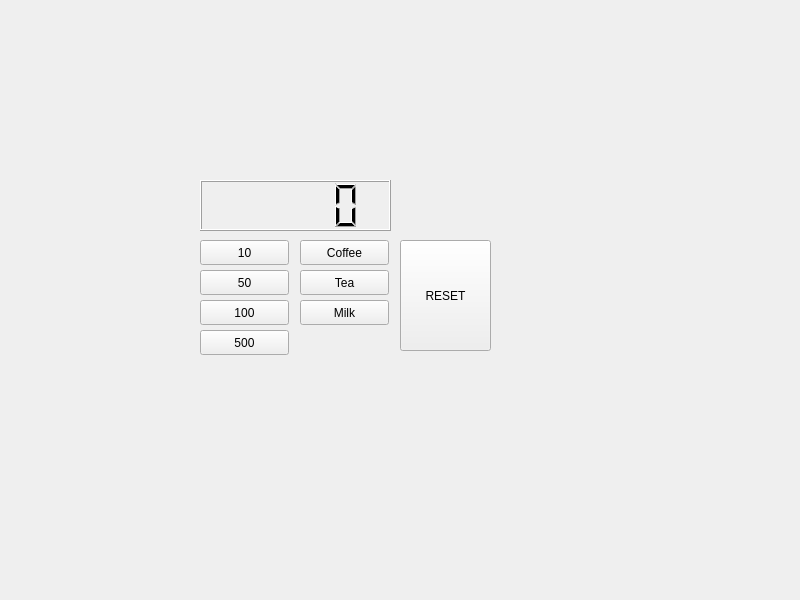
<?xml version="1.0" encoding="UTF-8"?>
<ui version="4.0">
 <class>Widget</class>
 <widget class="QWidget" name="Widget">
  <property name="geometry">
   <rect>
    <x>0</x>
    <y>0</y>
    <width>800</width>
    <height>600</height>
   </rect>
  </property>
  <property name="windowTitle">
   <string>Widget</string>
  </property>
  <widget class="QLCDNumber" name="lcdNumber">
   <property name="geometry">
    <rect>
     <x>200</x>
     <y>180</y>
     <width>191</width>
     <height>51</height>
    </rect>
   </property>
  </widget>
  <widget class="QPushButton" name="push10button">
   <property name="geometry">
    <rect>
     <x>200</x>
     <y>240</y>
     <width>89</width>
     <height>25</height>
    </rect>
   </property>
   <property name="text">
    <string>10</string>
   </property>
  </widget>
  <widget class="QPushButton" name="push50button">
   <property name="geometry">
    <rect>
     <x>200</x>
     <y>270</y>
     <width>89</width>
     <height>25</height>
    </rect>
   </property>
   <property name="text">
    <string>50</string>
   </property>
  </widget>
  <widget class="QPushButton" name="push100button">
   <property name="geometry">
    <rect>
     <x>200</x>
     <y>300</y>
     <width>89</width>
     <height>25</height>
    </rect>
   </property>
   <property name="text">
    <string>100</string>
   </property>
  </widget>
  <widget class="QPushButton" name="push500button">
   <property name="geometry">
    <rect>
     <x>200</x>
     <y>330</y>
     <width>89</width>
     <height>25</height>
    </rect>
   </property>
   <property name="text">
    <string>500</string>
   </property>
  </widget>
  <widget class="QPushButton" name="Buy_a_Coffee">
   <property name="geometry">
    <rect>
     <x>300</x>
     <y>240</y>
     <width>89</width>
     <height>25</height>
    </rect>
   </property>
   <property name="text">
    <string>Coffee</string>
   </property>
  </widget>
  <widget class="QPushButton" name="Buy_a_Tea">
   <property name="geometry">
    <rect>
     <x>300</x>
     <y>270</y>
     <width>89</width>
     <height>25</height>
    </rect>
   </property>
   <property name="text">
    <string>Tea</string>
   </property>
  </widget>
  <widget class="QPushButton" name="Buy_a_Milk">
   <property name="geometry">
    <rect>
     <x>300</x>
     <y>300</y>
     <width>89</width>
     <height>25</height>
    </rect>
   </property>
   <property name="text">
    <string>Milk</string>
   </property>
  </widget>
  <widget class="QPushButton" name="RESET">
   <property name="geometry">
    <rect>
     <x>400</x>
     <y>240</y>
     <width>91</width>
     <height>111</height>
    </rect>
   </property>
   <property name="text">
    <string>RESET</string>
   </property>
  </widget>
 </widget>
 <resources/>
 <connections/>
</ui>
